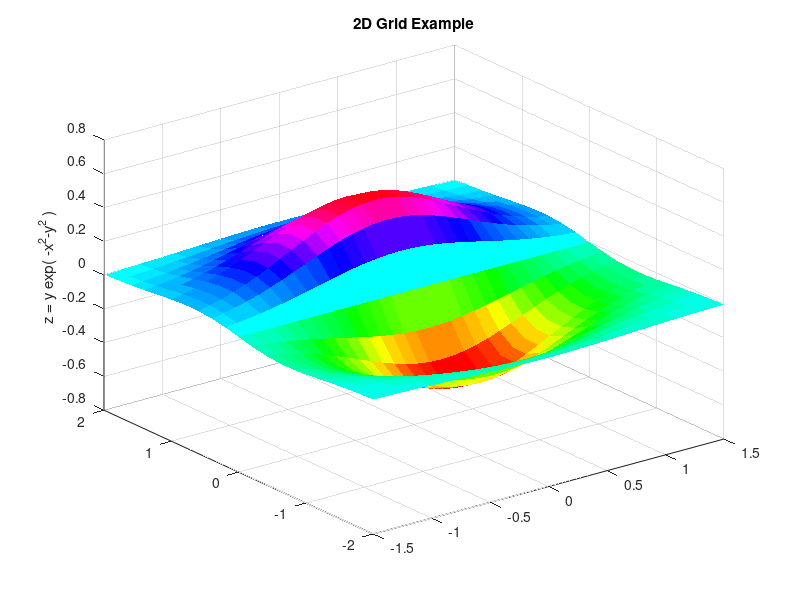
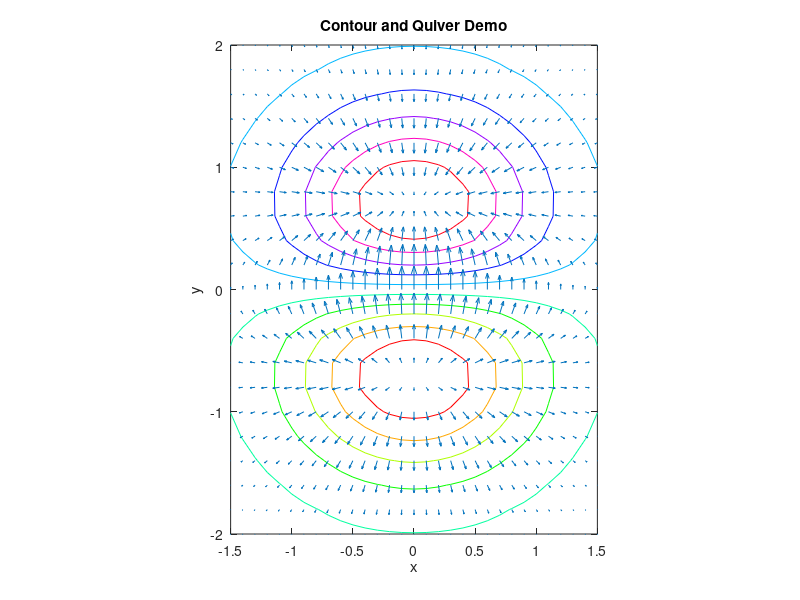
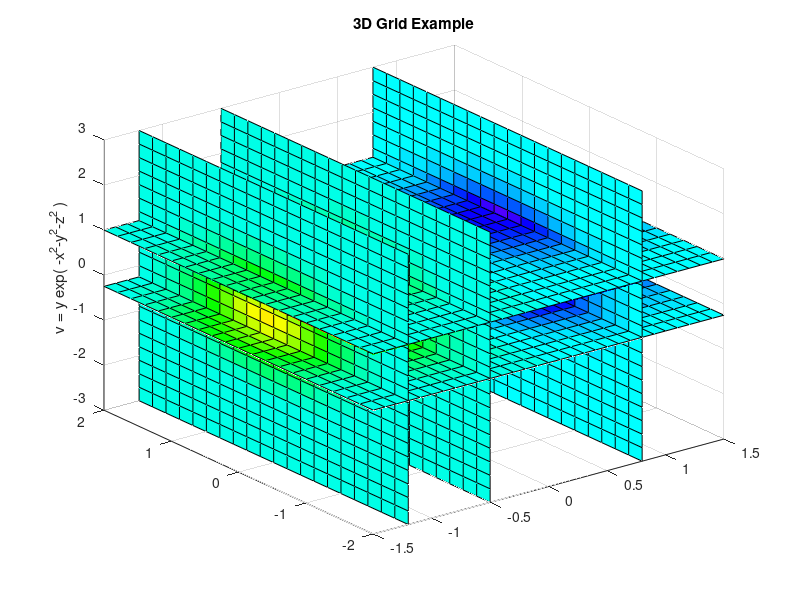

MATLAB code for these plots, in order:
%% Visualize data over 2D and 3D grids
% The meshgrid function makes it easy to create grids for visualization.

%% Copyright
% Copyright (c) 2015 Princeton Satellite Systems, Inc.
% All rights reserved.

%% 2D example of meshgrid
figure('Name','2D Visualization');
xv = -1.5:0.1:1.5;
yv = -2:0.2:2;
[X,Y] = meshgrid(xv, yv);
Z = Y .* exp(-X.^2 - Y.^2);
surf(X,Y,Z,'edgecolor','none')
title('2D Grid Example')
zlabel('z = y exp( -x^2-y^2 )')
colormap hsv

size(X)
size(Y)

figure('Name','Contour and Quiver')
[px,py] = gradient(Z,0.1,0.2);
contour(X,Y,Z), hold on
quiver(X,Y,px,py)
title('Contour and Quiver Demo')
xlabel('x')
ylabel('y')
colormap hsv
axis equal



%% 3D example of meshgrid
% meshgrid can be used to produce 3D matrices, and slice can display selected
% planes using interpolation.
figure('Name','3D Visualization');
zv = -3:0.3:3;
[x,y,z] = meshgrid(xv, yv, zv);
v = x .* exp(-x.^2 - y.^2 - z.^2);
slice(x,y,z,v,[-1.2 -0.5 0.8],[],[-0.25 1])
title('3D Grid Example')
zlabel('v = y exp( -x^2-y^2-z^2 )')
colormap hsv
